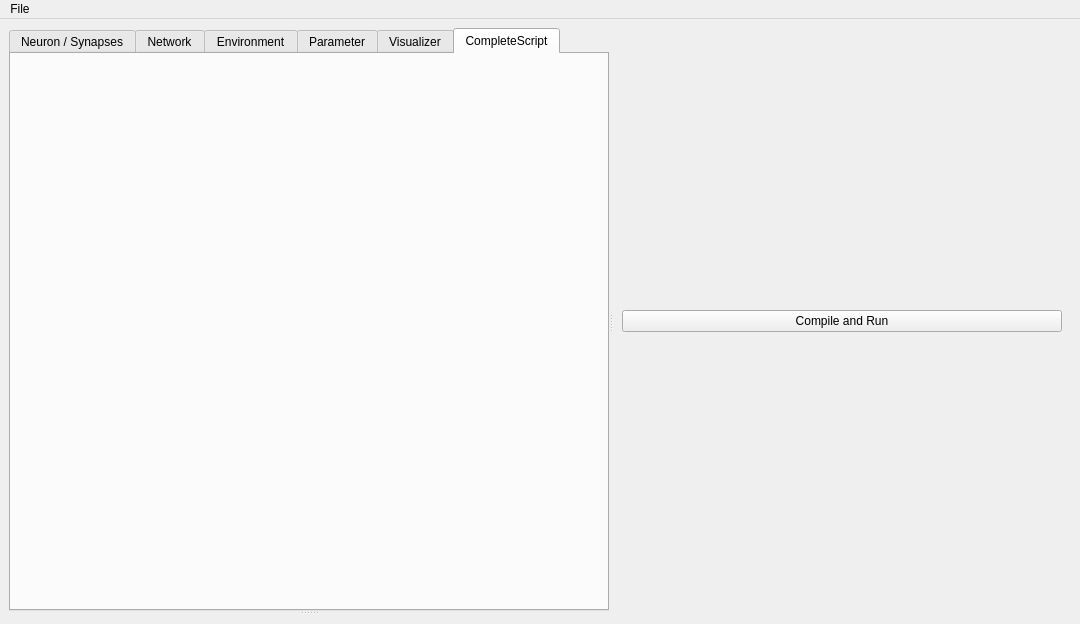
<?xml version="1.0" encoding="UTF-8"?>
<ui version="4.0">
 <class>ANNarchyEditor</class>
 <widget class="QMainWindow" name="ANNarchyEditor">
  <property name="geometry">
   <rect>
    <x>0</x>
    <y>0</y>
    <width>1080</width>
    <height>624</height>
   </rect>
  </property>
  <property name="minimumSize">
   <size>
    <width>800</width>
    <height>600</height>
   </size>
  </property>
  <property name="windowTitle">
   <string>MainWindow</string>
  </property>
  <widget class="QWidget" name="centralwidget">
   <layout class="QHBoxLayout" name="horizontalLayout">
    <item>
     <widget class="QSplitter" name="splitter_2">
      <property name="orientation">
       <enum>Qt::Horizontal</enum>
      </property>
      <widget class="QSplitter" name="splitter">
       <property name="minimumSize">
        <size>
         <width>600</width>
         <height>0</height>
        </size>
       </property>
       <property name="orientation">
        <enum>Qt::Vertical</enum>
       </property>
       <widget class="QTabWidget" name="views">
        <property name="currentIndex">
         <number>5</number>
        </property>
        <widget class="QWidget" name="objects">
         <attribute name="title">
          <string>Neuron / Synapses</string>
         </attribute>
        </widget>
        <widget class="QWidget" name="editor">
         <property name="minimumSize">
          <size>
           <width>0</width>
           <height>0</height>
          </size>
         </property>
         <property name="whatsThis">
          <string/>
         </property>
         <attribute name="title">
          <string>Network</string>
         </attribute>
        </widget>
        <widget class="QWidget" name="environment">
         <attribute name="title">
          <string>Environment</string>
         </attribute>
        </widget>
        <widget class="QWidget" name="params">
         <attribute name="title">
          <string>Parameter</string>
         </attribute>
        </widget>
        <widget class="QWidget" name="visualizer">
         <attribute name="title">
          <string>Visualizer</string>
         </attribute>
        </widget>
        <widget class="QWidget" name="complete">
         <attribute name="title">
          <string>CompleteScript</string>
         </attribute>
        </widget>
       </widget>
       <widget class="QStackedWidget" name="special">
        <property name="maximumSize">
         <size>
          <width>16777215</width>
          <height>10</height>
         </size>
        </property>
        <widget class="QWidget" name="propertiesPage1"/>
       </widget>
      </widget>
      <widget class="QStackedWidget" name="general">
       <property name="minimumSize">
        <size>
         <width>200</width>
         <height>0</height>
        </size>
       </property>
       <property name="maximumSize">
        <size>
         <width>16777215</width>
         <height>16777215</height>
        </size>
       </property>
       <property name="currentIndex">
        <number>5</number>
       </property>
       <widget class="QWidget" name="obj_tab">
        <layout class="QVBoxLayout" name="verticalLayout">
         <item>
          <widget class="QLabel" name="label_9">
           <property name="text">
            <string>Neurons</string>
           </property>
          </widget>
         </item>
         <item>
          <widget class="QListView" name="neur_general"/>
         </item>
         <item>
          <widget class="QLabel" name="label_8">
           <property name="text">
            <string>Synapses</string>
           </property>
          </widget>
         </item>
         <item>
          <widget class="QListView" name="syn_general"/>
         </item>
        </layout>
       </widget>
       <widget class="QWidget" name="net_tab">
        <layout class="QVBoxLayout" name="verticalLayout_4">
         <item>
          <widget class="QStackedWidget" name="stackedWidget_2">
           <property name="currentIndex">
            <number>0</number>
           </property>
           <widget class="QWidget" name="page_4">
            <layout class="QVBoxLayout" name="verticalLayout_10">
             <item>
              <layout class="QVBoxLayout" name="verticalLayout_9">
               <item>
                <spacer name="verticalSpacer_6">
                 <property name="orientation">
                  <enum>Qt::Vertical</enum>
                 </property>
                 <property name="sizeHint" stdset="0">
                  <size>
                   <width>20</width>
                   <height>40</height>
                  </size>
                 </property>
                </spacer>
               </item>
               <item>
                <widget class="QLabel" name="label_14">
                 <property name="text">
                  <string>Select a population</string>
                 </property>
                </widget>
               </item>
               <item>
                <widget class="QLabel" name="label_15">
                 <property name="text">
                  <string>to get detailed</string>
                 </property>
                </widget>
               </item>
               <item>
                <widget class="QLabel" name="label_16">
                 <property name="text">
                  <string>information</string>
                 </property>
                </widget>
               </item>
               <item>
                <spacer name="verticalSpacer_5">
                 <property name="orientation">
                  <enum>Qt::Vertical</enum>
                 </property>
                 <property name="sizeHint" stdset="0">
                  <size>
                   <width>20</width>
                   <height>40</height>
                  </size>
                 </property>
                </spacer>
               </item>
              </layout>
             </item>
            </layout>
           </widget>
           <widget class="QWidget" name="pop_view">
            <layout class="QGridLayout" name="gridLayout_2">
             <item row="0" column="0">
              <widget class="QLabel" name="label_5">
               <property name="text">
                <string>Name</string>
               </property>
              </widget>
             </item>
             <item row="1" column="0">
              <widget class="QLabel" name="label_6">
               <property name="text">
                <string>Geometry</string>
               </property>
              </widget>
             </item>
             <item row="0" column="1">
              <widget class="QLineEdit" name="pop_name">
               <property name="readOnly">
                <bool>true</bool>
               </property>
              </widget>
             </item>
             <item row="1" column="1">
              <widget class="QLineEdit" name="pop_size">
               <property name="readOnly">
                <bool>true</bool>
               </property>
              </widget>
             </item>
             <item row="2" column="1">
              <spacer name="verticalSpacer_3">
               <property name="orientation">
                <enum>Qt::Vertical</enum>
               </property>
               <property name="sizeHint" stdset="0">
                <size>
                 <width>20</width>
                 <height>40</height>
                </size>
               </property>
              </spacer>
             </item>
            </layout>
           </widget>
           <widget class="QWidget" name="page_5">
            <layout class="QGridLayout" name="gridLayout_3">
             <item row="0" column="0">
              <widget class="QLabel" name="label_11">
               <property name="text">
                <string>Pre populaution</string>
               </property>
              </widget>
             </item>
             <item row="0" column="2">
              <widget class="QLineEdit" name="pre_name"/>
             </item>
             <item row="1" column="0" colspan="2">
              <widget class="QLabel" name="label_12">
               <property name="text">
                <string>Post population</string>
               </property>
              </widget>
             </item>
             <item row="1" column="2">
              <widget class="QLineEdit" name="post_name"/>
             </item>
             <item row="2" column="0">
              <widget class="QLabel" name="label_13">
               <property name="text">
                <string>Target</string>
               </property>
              </widget>
             </item>
             <item row="2" column="2">
              <widget class="QLineEdit" name="target"/>
             </item>
             <item row="3" column="1">
              <spacer name="verticalSpacer_4">
               <property name="orientation">
                <enum>Qt::Vertical</enum>
               </property>
               <property name="sizeHint" stdset="0">
                <size>
                 <width>20</width>
                 <height>443</height>
                </size>
               </property>
              </spacer>
             </item>
            </layout>
           </widget>
          </widget>
         </item>
        </layout>
       </widget>
       <widget class="QWidget" name="env_tab"/>
       <widget class="QWidget" name="par_tab">
        <layout class="QVBoxLayout" name="verticalLayout_5">
         <item>
          <widget class="QLabel" name="label_7">
           <property name="text">
            <string>Loaded file(s):</string>
           </property>
          </widget>
         </item>
         <item>
          <widget class="QListView" name="par_general"/>
         </item>
        </layout>
       </widget>
       <widget class="QWidget" name="vis_tab">
        <layout class="QVBoxLayout" name="verticalLayout_8">
         <item>
          <widget class="QGroupBox" name="groupBox">
           <property name="title">
            <string>Grid configuration</string>
           </property>
           <layout class="QVBoxLayout" name="verticalLayout_3">
            <item>
             <layout class="QVBoxLayout" name="verticalLayout_2">
              <item>
               <layout class="QHBoxLayout" name="horizontalLayout_2">
                <item>
                 <widget class="QLabel" name="label">
                  <property name="text">
                   <string>x size</string>
                  </property>
                 </widget>
                </item>
                <item>
                 <spacer name="horizontalSpacer">
                  <property name="orientation">
                   <enum>Qt::Horizontal</enum>
                  </property>
                  <property name="sizeHint" stdset="0">
                   <size>
                    <width>40</width>
                    <height>20</height>
                   </size>
                  </property>
                 </spacer>
                </item>
                <item>
                 <widget class="QLineEdit" name="grid_x_dim"/>
                </item>
               </layout>
              </item>
              <item>
               <layout class="QHBoxLayout" name="horizontalLayout_3">
                <item>
                 <widget class="QLabel" name="label_2">
                  <property name="text">
                   <string>y size</string>
                  </property>
                 </widget>
                </item>
                <item>
                 <spacer name="horizontalSpacer_2">
                  <property name="orientation">
                   <enum>Qt::Horizontal</enum>
                  </property>
                  <property name="sizeHint" stdset="0">
                   <size>
                    <width>40</width>
                    <height>20</height>
                   </size>
                  </property>
                 </spacer>
                </item>
                <item>
                 <widget class="QLineEdit" name="grid_y_dim"/>
                </item>
               </layout>
              </item>
              <item>
               <spacer name="verticalSpacer">
                <property name="orientation">
                 <enum>Qt::Vertical</enum>
                </property>
                <property name="sizeHint" stdset="0">
                 <size>
                  <width>20</width>
                  <height>40</height>
                 </size>
                </property>
               </spacer>
              </item>
              <item>
               <widget class="QPushButton" name="change_grid">
                <property name="text">
                 <string>Apply</string>
                </property>
               </widget>
              </item>
             </layout>
            </item>
           </layout>
          </widget>
         </item>
         <item>
          <widget class="QGroupBox" name="groupBox_2">
           <property name="title">
            <string>Data set</string>
           </property>
           <layout class="QGridLayout" name="gridLayout">
            <item row="0" column="0">
             <widget class="QLabel" name="label_4">
              <property name="text">
               <string>Pop/Proj</string>
              </property>
             </widget>
            </item>
            <item row="0" column="1">
             <widget class="QComboBox" name="pop_proj_select"/>
            </item>
            <item row="1" column="0">
             <widget class="QLabel" name="label_10">
              <property name="text">
               <string>Parameter</string>
              </property>
             </widget>
            </item>
            <item row="1" column="1">
             <widget class="QComboBox" name="param_select"/>
            </item>
           </layout>
          </widget>
         </item>
         <item>
          <widget class="QGroupBox" name="groupBox_3">
           <property name="title">
            <string>GroupBox</string>
           </property>
           <layout class="QVBoxLayout" name="verticalLayout_7">
            <item>
             <layout class="QHBoxLayout" name="horizontalLayout_4">
              <item>
               <widget class="QLabel" name="label_3">
                <property name="text">
                 <string>Plot Type</string>
                </property>
               </widget>
              </item>
              <item>
               <widget class="QComboBox" name="comboBox"/>
              </item>
             </layout>
            </item>
            <item>
             <widget class="QStackedWidget" name="stackedWidget">
              <property name="currentIndex">
               <number>1</number>
              </property>
              <widget class="QWidget" name="page_2"/>
              <widget class="QWidget" name="page_3"/>
             </widget>
            </item>
           </layout>
          </widget>
         </item>
         <item>
          <spacer name="verticalSpacer_2">
           <property name="orientation">
            <enum>Qt::Vertical</enum>
           </property>
           <property name="sizeHint" stdset="0">
            <size>
             <width>20</width>
             <height>174</height>
            </size>
           </property>
          </spacer>
         </item>
        </layout>
       </widget>
       <widget class="QWidget" name="page">
        <layout class="QVBoxLayout" name="verticalLayout_6">
         <item>
          <widget class="QPushButton" name="compile_3">
           <property name="text">
            <string>Compile and Run</string>
           </property>
          </widget>
         </item>
        </layout>
       </widget>
      </widget>
     </widget>
    </item>
   </layout>
  </widget>
  <widget class="QMenuBar" name="menubar">
   <property name="geometry">
    <rect>
     <x>0</x>
     <y>0</y>
     <width>1080</width>
     <height>25</height>
    </rect>
   </property>
   <widget class="QMenu" name="menuFile">
    <property name="title">
     <string>File</string>
    </property>
    <addaction name="actionOpen"/>
    <addaction name="actionQuit"/>
   </widget>
   <addaction name="menuFile"/>
  </widget>
  <action name="actionOpen">
   <property name="text">
    <string>Open</string>
   </property>
   <property name="toolTip">
    <string>Open a scrip</string>
   </property>
   <property name="shortcut">
    <string>Ctrl+O</string>
   </property>
  </action>
  <action name="actionQuit">
   <property name="text">
    <string>Quit</string>
   </property>
   <property name="shortcut">
    <string>Ctrl+Q</string>
   </property>
  </action>
 </widget>
 <resources/>
 <connections>
  <connection>
   <sender>actionQuit</sender>
   <signal>triggered()</signal>
   <receiver>ANNarchyEditor</receiver>
   <slot>close()</slot>
   <hints>
    <hint type="sourcelabel">
     <x>-1</x>
     <y>-1</y>
    </hint>
    <hint type="destinationlabel">
     <x>399</x>
     <y>299</y>
    </hint>
   </hints>
  </connection>
  <connection>
   <sender>compile_3</sender>
   <signal>pressed()</signal>
   <receiver>ANNarchyEditor</receiver>
   <slot>compile()</slot>
   <hints>
    <hint type="sourcelabel">
     <x>773</x>
     <y>326</y>
    </hint>
    <hint type="destinationlabel">
     <x>516</x>
     <y>311</y>
    </hint>
   </hints>
  </connection>
 </connections>
 <slots>
  <slot>compile()</slot>
 </slots>
</ui>
